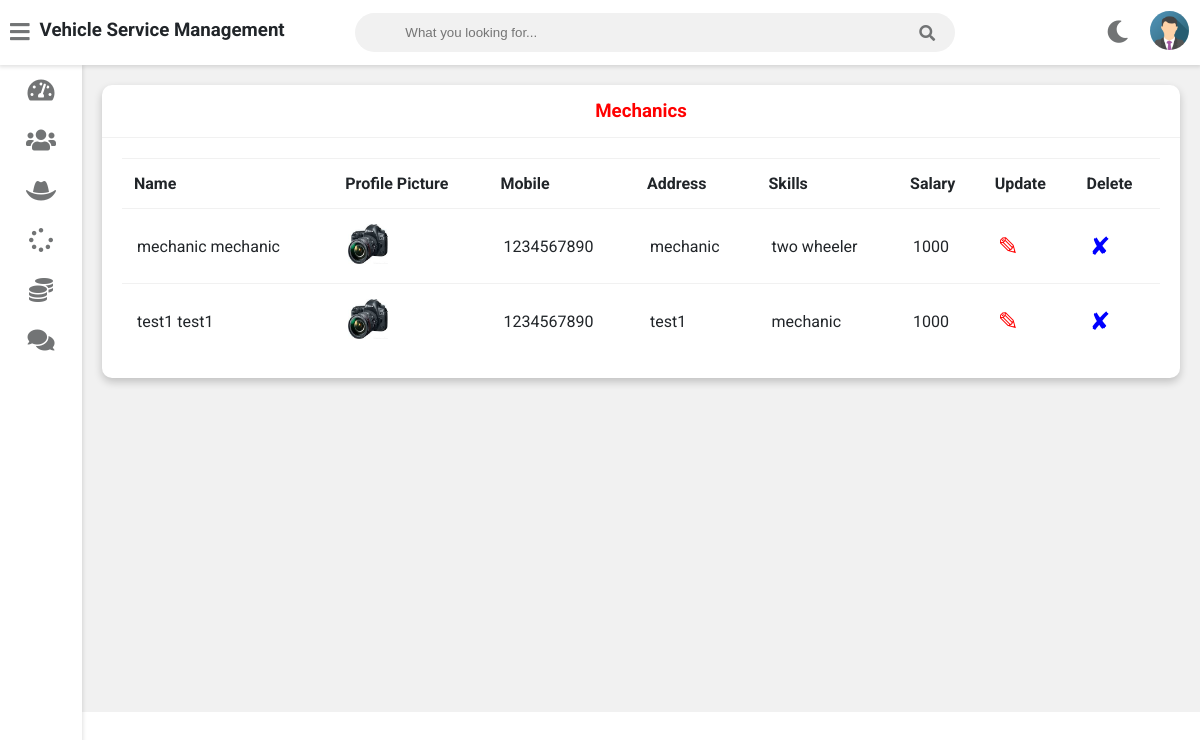
Screenshot of /admin-view-mechanic (signed in) with the database file from the repository.
### vehicle/models.py (models this page shows, shortened)
class Mechanic(models.Model):
    user=models.OneToOneField(User,on_delete=models.CASCADE)
    profile_pic= models.ImageField(upload_to='profile_pic/MechanicProfilePic/',null=True,blank=True)
    address = models.CharField(max_length=40)
    mobile = models.CharField(max_length=20,null=False)
    skill = models.CharField(max_length=500,null=True)
    salary=models.PositiveIntegerField(null=True)
    status=models.BooleanField(default=False)
    @property
    def get_name(self):
        return self.user.first_name+" "+self.user.last_name

### vehicle/views.py (the view)
# urls.py: path('admin-view-mechanic',views.admin_view_mechanic_view,name='admin-view-mechanic'),
@login_required(login_url='adminlogin')
def admin_view_mechanic_view(request):
    mechanics=models.Mechanic.objects.all()
    return render(request,'vehicle/admin_view_mechanic.html',{'mechanics':mechanics})

### templates/vehicle/admin_view_mechanic.html
{% extends 'vehicle/adminbase.html' %}
{% block content %}
{% load static %}
	<div class="wrapper">
		<div class="row">
			<div class="col-12 col-m-12 col-sm-12">
				<div class="card">
					<div class="card-header">
						<h3 style="color:red; text-align:center" >Mechanics
						</h3>
					</div>
					<div class="card-content">
						<table>
							<thead>
                <tr>
                  <th>Name</th>
                  <th>Profile Picture</th>
                  <th>Mobile</th>
                  <th>Address</th>
                  <th>Skills</th>
                  <th>Salary</th>
                  <th>Update</th>
                  <th>Delete</th>
                </tr>
							</thead>
							<tbody>
              {% for m in mechanics %}
                <tr>
                  <td> {{m.get_name}}</td>
                  <td> <img src="{% static m.profile_pic.url %}" alt="Profile Pic" height="40px" width="40px" /></td>
                  <td>{{m.mobile}}</td>
                  <td>{{m.address}}</td>
                  <td>{{m.skill}}</td>
                  <td>{{m.salary}}</td>
                  <td><a  style="color:red; text-decoration:none;font-size:25px;" href="{% url 'update-mechanic' m.id  %}">&#9998;</a></td>
                  <td><a style="color:blue; text-decoration:none;font-size:25px;"href="{% url 'delete-mechanic' m.id  %}">&#10008;</a></td>
                </tr>
                {% endfor %}
							</tbody>
						</table>
					</div>
				</div>
			</div>
		</div>
<br><br><br><br><br><br><br><br><br><br><br><br><br><br><br><br>
	</div>
{% endblock content %}

### templates/vehicle/adminbase.html (shortened to what this page needs)
<!DOCTYPE html>
{% load static %}
<html>
<head>
	<link rel="stylesheet" type="text/css" href="https://cdnjs.cloudflare.com/ajax/libs/Chart.js/2.9.3/Chart.min.css">
	<link rel="stylesheet" type="text/css" href="{% static "fontawesome-free/css/all.min.css" %}">
	<link rel="stylesheet" type="text/css" href="{% static "style.css" %}">
</head>
<body class="overlay-scrollbar">
	<div class="navbar">
		<ul class="navbar-nav">
			<li class="nav-item">
				<a class="nav-link">
					<i class="fas fa-bars" onclick="collapseSidebar()"></i>
				</a>
			</li>
			<li class="nav-item">
				<h3>Vehicle Service Management</h3>
			</li>
		</ul>
		<form class="navbar-search">
			<input type="text" name="Search" class="navbar-search-input" placeholder="What you looking for...">
			<i class="fas fa-search"></i>
		</form>
		<ul class="navbar-nav nav-right">
			<li class="nav-item mode">
				<a class="nav-link" href="#" onclick="switchTheme()">
					<i class="fas fa-moon dark-icon"></i>
				</a>
			</li>
			<li class="nav-item avt-wrapper">
				<div class="avt dropdown">
					<img src="{% static "images/admin.png" %} " alt="User image" class="dropdown-toggle" data-toggle="user-menu">
				</div>
			</li>
		</ul>
	</div>
	<div class="sidebar">
		<ul class="sidebar-nav">
			<li class="sidebar-nav-item">
				<a href="/admin-dashboard" class="sidebar-nav-link">
					<div>
						<i class="fas fa-tachometer-alt"></i>
					</div>
				</a>
			</li>
			<li class="sidebar-nav-item">
				<a href="/admin-customer" class="sidebar-nav-link">
					<div>
						<i class="fas fa-users"></i>
					</div>
				</a>
			</li>
			<li  class="sidebar-nav-item">
				<a href="/admin-mechanic" class="sidebar-nav-link">
					<div>
					<i class="fas fa-hat-cowboy"></i>
					</div>
				</a>
			</li>
			<li  class="sidebar-nav-item">
				<a href="/admin-request" class="sidebar-nav-link">
					<div>
						<i class="fas fa-spinner"></i>
					</div>
				</a>
			</li>
			<li  class="sidebar-nav-item">
				<a href="/admin-report" class="sidebar-nav-link">
					<div>
						<i class="fas fa-coins"></i>
					</div>
				</a>
			</li>
			<li  class="sidebar-nav-item">
				<a href="/admin-feedback" class="sidebar-nav-link">
					<div>
					<i class="fas fa-comments"></i>
					</div>
				</a>
			</li>
		</ul>
	</div>
<div>
	<div class="content">
		{% block content %}
		{% endblock content %}
	</div>
</div>
</body>
</html>

### static/style.css (style rules this page uses)
:root { --primary-color: #4834d4; --success-color: #6ab04c; --warning-color: #f0932b; --danger-color: #eb4d4b; --light-color: #212529; --light-second-color: #727475; --light-background: #ffffff; --light-second-background: #f1f1f1; --dark-color: #909090; --dark-second-color: #f5f6fa; --dark-background: #23242D; --dark-second-background: #181818; }
.light { --main-bg-color: var(--light-background); --second-bg-color: var(--light-second-background); --main-color: var(--light-color); --second-color: var(--light-second-color); }
* { box-sizing: border-box; }
body { font-family: 'Roboto', sans-serif; background: var(--main-bg-color); color: var(--main-color); margin: 0; }
.navbar { display: flex; flex-direction: row; background: var(--main-bg-color); color: var(--main-color); position: fixed; top: 0; right: 0; left: 0; z-index: 101; box-shadow: rgba(0,0,0,0.12) 0px 1px 4px 1px; }
.navbar-nav { list-style: none; display: flex; flex-direction: row; padding-left: 0; margin-bottom: 0; margin-top: 0; }
.nav-link { float: left; text-align: center; padding: 21px 10px; text-decoration: none; font-size: 17px; color: var(--second-color); position: relative; }
.navbar-nav i { font-size: 1.4rem; }
.nav-right { margin-left: auto; }
.navbar-search { position: relative; margin: auto; width: 50%; }
.navbar-search input { background: var(--second-bg-color); border: none; padding: 12px 50px 12px 50px; width: 100%; outline: none; color: var(--main-color); border-radius: 20px; }
.navbar-search i { position: absolute; top: 50%; right: 20px; transform: translateY(-50%); color: var(--second-color); cursor: pointer; }
.avt img { width: 39px; height: 39px; border-radius: 50%; }
.avt { padding: 11px }
.dropdown { position: relative; }
.wrapper { padding: 10px; margin-left: 82px; padding-top: 75px; background: var(--second-bg-color); transition: margin-left .5s; }
.sidebar { width: 82px; height: 100vh; position: fixed; margin-top: 65px; background: var(--main-bg-color); box-shadow: rgba(0,0,0,0.12) 0px 1px 4px 1px; overflow: hidden; z-index: 100; transition: width .5s; }
.sidebar-nav { list-style: none; padding: 0; margin: 0; display: flex; flex-direction: column; align-items: center; height: 100vh; }
.sidebar-nav-item { width: 100%; }
.sidebar-nav-link { display: flex; align-items: center; color: var(--main-color); text-decoration: none; }
.sidebar-nav-link i { font-size: 1.5rem; color: var(--second-color); position: absolute; left: 50%; top: 50%; transform: translate(-50%, -50%); }
.sidebar-nav-link div { min-width: 82px; height: 50px; position: relative; }
.row { display: flex; flex-wrap: wrap; flex-direction: row; }
.row:after, .row:before { box-sizing: border-box; }
[class*="col-"] { padding: 10px; }
@media only screen and (min-width: 600px) { .col-sm-12 { width: 100%; } }
@media only screen and (min-width: 768px) { .col-m-12 { width: 100%; } }
@media only screen and (min-width: 992px) { .col-12 { width: 100%; } }
.card { background: var(--main-bg-color); color: var(--main-color); border-radius: 10px; margin-bottom: 10px; box-shadow: 0 4px 8px 0 rgba(0,0,0,0.2); }
.card-header { padding: 15px 30px; border-bottom: 1px solid var(--second-bg-color); position: relative; }
.card-header h3 { margin: 0; }
.card-content { padding: 20px; overflow-x: auto; }
table { border-collapse: collapse; width: 100%; }
table td { border-top: 1px solid var(--second-bg-color); padding: 15px; }
table th { border-top: 1px solid var(--second-bg-color); border-bottom: 1px solid var(--second-bg-color); padding: 15px 12px; text-align: left; }

### rows the page displays
Mechanic: get_name "mechanic mechanic", profile_pic (picture), mobile "1234567890", address "mechanic", skill "two wheeler", salary "1000"
Mechanic: get_name "test1 test1", profile_pic (picture), mobile "1234567890", address "test1", skill "mechanic", salary "1000"
